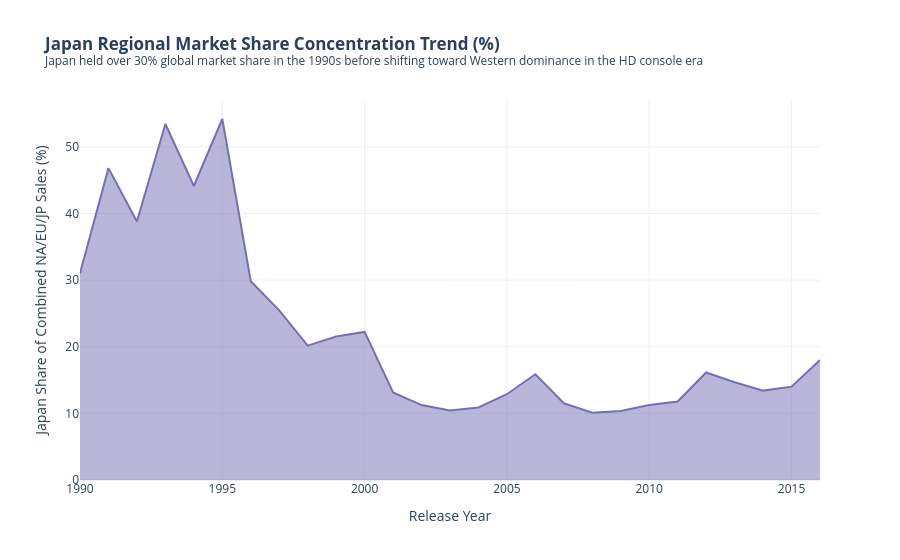

This figure's notebook cell:
### Code cell
jp_west = df_clean[df_clean['Year_of_Release'].between(1990, 2016)].groupby('Year_of_Release').agg(
    JP_Total=('JP_Sales', 'sum'),
    West_Total=('NA_Sales', lambda x: x.sum()) # NA + EU
).reset_index()

# Add EU to West
eu_temp = df_clean[df_clean['Year_of_Release'].between(1990, 2016)].groupby('Year_of_Release')['EU_Sales'].sum().values
jp_west['West_Total'] = jp_west['West_Total'] + eu_temp
jp_west['JP_Share_%'] = (jp_west['JP_Total'] / (jp_west['JP_Total'] + jp_west['West_Total'])) * 100

fig7 = px.area(
    jp_west,
    x='Year_of_Release',
    y='JP_Share_%',
    title='<b>Japan Regional Market Share Concentration Trend (%)</b><br><sup>Japan held over 30% global market share in the 1990s before shifting toward Western dominance in the HD console era</sup>',
    labels={'JP_Share_%': 'Japan Share of Combined NA/EU/JP Sales (%)', 'Year_of_Release': 'Release Year'},
    color_discrete_sequence=['#7570b3']
)
fig7.show()

### Figure 1 — Plotly figure (JSON) as saved in the notebook; plotly's stock layout.template omitted (floating-point values rounded to 4 significant figures)
{"data": [{"fillpattern": {"shape": ""}, "hovertemplate": "Release Year=%{x}<br>Japan Share of Combined NA/EU/JP Sales (%)=%{y}<extra></extra>", "legendgroup": "", "line": {"color": "#7570b3"}, "marker": {"symbol": "circle"}, "mode": "lines", "name": "", "orientation": "v", "showlegend": false, "stackgroup": "1", "type": "scatter", "x": [1990.0, 1991.0, 1992.0, 1993.0, 1994.0, 1995.0, 1996.0, 1997.0, 1998.0, 1999.0, 2000.0, 2001.0, 2002.0, 2003.0, 2004.0, 2005.0, 2006.0, 2007.0, 2008.0, 2009.0, 2010.0, 2011.0, 2012.0, 2013.0, 2014.0, 2015.0, 2016.0], "xaxis": "x", "y": [31.02, 46.81, 38.8, 53.43, 44.13, 54.18, 29.84, 25.46, 20.17, 21.54, 22.23, 13.14, 11.24, 10.44, 10.89, 12.87, 15.86, 11.52, 10.09, 10.35, 11.25, 11.78, 16.14, 14.67, 13.42, 14.01, 17.99], "yaxis": "y"}], "layout": {"legend": {"tracegroupgap": 0}, "title": {"text": "<b>Japan Regional Market Share Concentration Trend (%)</b><br><sup>Japan held over 30% global market share in the 1990s before shifting toward Western dominance in the HD console era</sup>"}, "xaxis": {"anchor": "y", "domain": [0, 1], "title": {"text": "Release Year"}}, "yaxis": {"anchor": "x", "domain": [0, 1], "title": {"text": "Japan Share of Combined NA/EU/JP Sales (%)"}}}}
